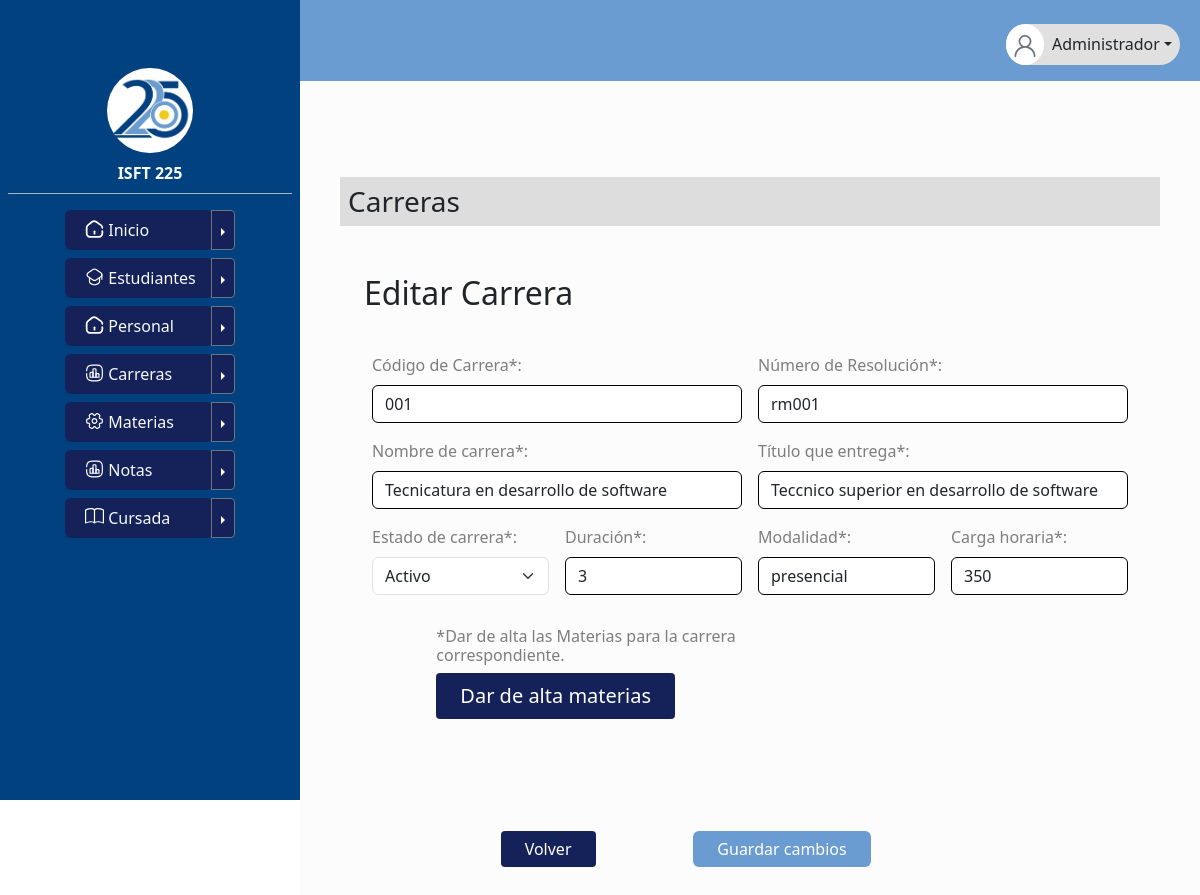
/modificarcarrera.php?id_carrera=12, run on the app's committed database.
### tables this page shows
CREATE TABLE `carrera` (
  `id_carrera` int(10) UNSIGNED NOT NULL,
  `cod_carrera` varchar(20) NOT NULL,
  `nro_resolucion` varchar(20) NOT NULL,
  `nombre_carrera` varchar(100) NOT NULL,
  `titulo_otorgado` varchar(100) NOT NULL,
  `duracion` int(2) UNSIGNED NOT NULL,
  `modalidad` varchar(10) DEFAULT NULL,
  `carga_horaria` int(4) UNSIGNED DEFAULT NULL,
  `estado_carrera` varchar(10) NOT NULL,
  `tipo_duracion` varchar(20) DEFAULT NULL,
  `nivel` varchar(20) DEFAULT NULL
);

### modificarcarrera.php (the view, shortened to what this page needs)
<!doctype html>
<html lang="en">
  <head>
    <link href="https://cdn.jsdelivr.net/npm/bootstrap@5.3.1/dist/css/bootstrap.min.css" rel="stylesheet">
    <link rel="stylesheet" href="./styles/style.css">
</head>
<body>
<?php
try{
    require('./conexion.php');
$id_carrera = $_GET['id_carrera'];
$conn = new mysqli($dbhost, $dbuser, $dbpass, $dbname);
$sql = "SELECT id_carrera, cod_carrera, nro_resolucion,  nombre_carrera, titulo_otorgado, estado_carrera, duracion, modalidad, carga_horaria
        FROM carrera
        WHERE id_carrera=$id_carrera";
$result = $conn->query($sql);
$row = $result->fetch_assoc();
}catch(Exception $e){
    echo "<h5 style='color: #CA2E2E;'>Error conectando a la base de datos: " . $e->getMessage() . "</h5>";
}
finally{
    $conn->close();
  }
include "headernosearch.php";
?>
<main>
    <div class="d-flex flex-nowrap sidebar-height">
      <?php
      include "sidebar.php";
        ?>
      <div class="col-9 offset-3 bg-light-subtle pt-5">
            <div class="d-block p-3 m-4 h-100 ">
                <h3 class="card-footer-text mt-2 mb-5 p-2">Carreras</h3>
                <div class="m-4">
                    <h2 class="text-dark-subtle title">Editar Carrera</h2>
                </div>
                <div>
                    <form class="row g-3 m-4" action="modificarcarrera.php?id_carrera=<?=$id_carrera?>" method="POST">
                        <div class="col-md-6 position-relative">
                            <label class="form-label text-black-50" for="cod_carrera">Código de  Carrera*:</label>
                            <input class="form-control" type="text" name="cod_carrera" id="cod_carrera" value="<?= $row['cod_carrera'] ?>" maxlength="20" required>
                        </div>
                        <div class="col-md-6 position-relative">
                            <label class="form-label text-black-50" for="nro_resolucion">Número de Resolución*:</label>
                            <input class="form-control" type="text" name="nro_resolucion" id="nro_resolucion" value="<?= $row['nro_resolucion'] ?>" maxlength="20" required>
                        </div>
                        <div class="col-md-6 position-relative">
                            <label class="form-label text-black-50" for="nombre_carrera">Nombre de carrera*:</label>
                            <input class="form-control" type="text" name="nombre_carrera" id="nombre_carrera" value="<?= $row['nombre_carrera'] ?>" maxlength="100" required>
                        </div>
                        <div class="col-md-6 position-relative">
                            <label class="form-label text-black-50" for="titulo_otorgado">Título que entrega*:</label>
                            <input class="form-control" type="text" name="titulo_otorgado" id="titulo_otorgado" value="<?= $row['titulo_otorgado'] ?>" maxlength="100" required>
                        </div>
                        <div class="col-md-3 position-relative">
                            <label class="form-label text-black-50 text-nowrap" for="estado_carrera">Estado de carrera*:</label>
                            <select class="form-select form-select mb-3" name="estado_carrera" id="estado_carrera" aria-label="select estado_carrera" value="<?= $row['estado_carrera'] ?>" required>
                                <option value="activo" <?php if ($row['estado_carrera'] == 'activo') echo 'selected'; ?>>Activo</option>
                              </select>
                        </div>
                        <div class="col-md-3 position-relative">
                            <label class="form-label text-black-50" for="duracion">Duración*:</label>
                            <input class="form-control" type="number" name="duracion" id="duracion" min="0" maxlength="2" value="<?= $row['duracion'] ?>" required>
                        </div>
                        <div class="col-md-3 position-relative">
                            <label class="form-label text-black-50" for="modalidad">Modalidad*:</label>
                            <input class="form-control" type="text" name="modalidad" id="modalidad" value="<?= $row['modalidad'] ?>" maxlength="10" required>
                        </div>
                        <div class="col-md-3 position-relative">
                            <label class="form-label text-black-50" for="carga_horaria">Carga horaria*:</label>
                            <input class="form-control" type="number" name="carga_horaria" id="carga_horaria" min="0" maxlength="4" value="<?= $row['carga_horaria'] ?>" required>
                        </div>
                        <div class="col-md-6 offset-1 mb-5">
                            <div class="d-block mb-5 gap-2 align-content-start">
                                 <h6 class="text-black-50">*Dar de alta las Materias para la carrera correspondiente.</h6>
                                 <a class="" href='asignarmateriascarrera.php?id_carrera=<?=$id_carrera?>'><button typ="button" class='btn btn-primary btn-lg px-4 menu-icon border-0'>Dar de alta materias</button></a>
                            </div>
                        </div>
                        <div class="col-md-6 offset-2 mb-5">
                            <div class="d-flex mb-5 gap-2 justify-content-between align-content-center">
                                <a href="tablalistadocarreras.php"><button type="button" class='btn btn-primary menu-icon border-0 px-4'>Volver</button></a>
                                <a class="" href='modificarcarrera.php?id_carrera=<?=$id_carrera?>'><button class="btn btn-primary px-4 nav-bar border-0 text-wrap">Guardar cambios</button></a>
                            </div>
                        </div>
                    </form>
                </div>
              </div>
        </div>
      </div>
 </main>
  </body>
</html>

### styles/style.css (style rules this page uses)
* { margin:0; padding:0; }
body { height:100vh; overflow:auto; }
.sidebar-height { min-height:100vh; overflow:visible; }
.menu-icon { border-radius: 4px; background-color: #152259; }
.nav-bar { background-color:#6A9CD1; }
.card-footer-text { background-color:#DDDDDD; }
input:required { border: 1px solid rgb(0, 0, 0); }

### data on the page
carrera: cod_carrera "001", nro_resolucion "rm001", nombre_carrera "Tecnicatura en desarrollo de software", titulo_otorgado "Teccnico superior en desarrollo de software", estado_carrera "Activo", duracion "3", modalidad "presencial", carga_horaria "350"
